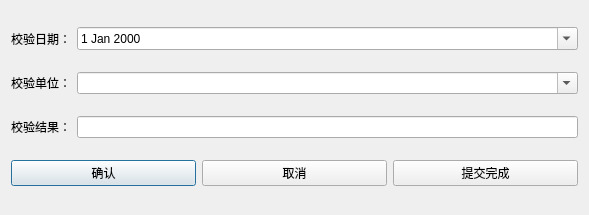
<?xml version="1.0" encoding="UTF-8"?>
<ui version="4.0">
 <class>Dialog</class>
 <widget class="QDialog" name="Dialog">
  <property name="geometry">
   <rect>
    <x>0</x>
    <y>0</y>
    <width>589</width>
    <height>215</height>
   </rect>
  </property>
  <property name="windowTitle">
   <string>Dialog</string>
  </property>
  <layout class="QGridLayout" name="gridLayout">
   <item row="0" column="1">
    <widget class="QDateEdit" name="dateEdit_checkdate">
     <property name="calendarPopup">
      <bool>true</bool>
     </property>
    </widget>
   </item>
   <item row="1" column="1">
    <widget class="QComboBox" name="comboBox_company">
     <property name="editable">
      <bool>true</bool>
     </property>
    </widget>
   </item>
   <item row="2" column="1">
    <widget class="QLineEdit" name="lineEdit_result"/>
   </item>
   <item row="0" column="0">
    <widget class="QLabel" name="label">
     <property name="text">
      <string>校验日期：</string>
     </property>
    </widget>
   </item>
   <item row="2" column="0">
    <widget class="QLabel" name="label_3">
     <property name="text">
      <string>校验结果：</string>
     </property>
    </widget>
   </item>
   <item row="1" column="0">
    <widget class="QLabel" name="label_2">
     <property name="text">
      <string>校验单位：</string>
     </property>
    </widget>
   </item>
   <item row="3" column="0" colspan="2">
    <layout class="QHBoxLayout" name="horizontalLayout">
     <item>
      <widget class="QPushButton" name="pushButton_accept">
       <property name="text">
        <string>确认</string>
       </property>
      </widget>
     </item>
     <item>
      <widget class="QPushButton" name="pushButton_cancel">
       <property name="text">
        <string>取消</string>
       </property>
      </widget>
     </item>
     <item>
      <widget class="QPushButton" name="pushButton_apply">
       <property name="text">
        <string>提交完成</string>
       </property>
      </widget>
     </item>
    </layout>
   </item>
  </layout>
 </widget>
 <resources/>
 <connections/>
</ui>
